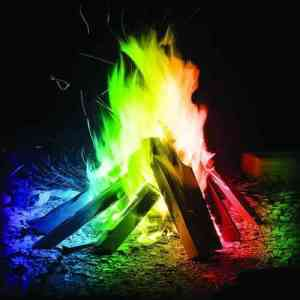
//> input picture Manipulação de Histogramas/Histograma/img2.jpg, 300 x 300 px
$ ./main   (built with g++ and OpenCV 4)
//> lines starting //> are read from the running program, lines starting //| are printed output that depends on the picture
#include "opencv2/highgui.hpp"
#include "opencv2/imgcodecs.hpp"
#include "opencv2/imgproc.hpp"
#include <algorithm>
#include <iostream>

using namespace std;
using namespace cv;


int main(int argc, char **argv)
{
  Mat src;

  //lendo o arquivo
  src = imread("img2.jpg", 1);
//> src is the input picture: 300 rows x 300 cols, CV_8UC3; mean B, G, R 42.4, 61.9, 56.8

  if (src.empty())
  {
    return -1;
  }

  namedWindow("Imagem 1", WINDOW_NORMAL);
	moveWindow("Imagem 1", 0,0);
  imshow("Imagem 1", src);

  //dividindo os pixels da matriz em rgb
  vector<Mat> rgb;
  split(src, rgb);
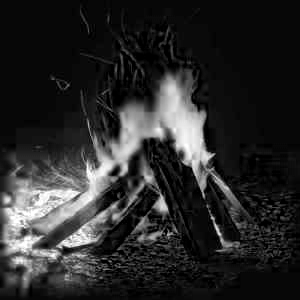
//> rgb[0]: 300 rows x 300 cols, CV_8UC1; min 0, max 255, mean 42.4
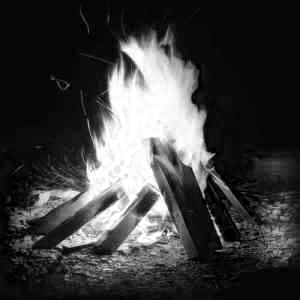
//> rgb[1]: 300 rows x 300 cols, CV_8UC1; min 0, max 255, mean 61.9
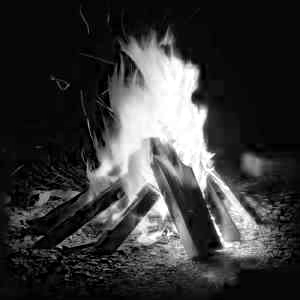
//> rgb[2]: 300 rows x 300 cols, CV_8UC1; min 0, max 255, mean 56.8

  //criando e preenchendo com bins com 0
  long double bin1[256];
  fill_n(bin1, 256, 0);
  long double bin2[256];
  fill_n(bin2, 256, 0);
  long double bin3[256];
  fill_n(bin3, 256, 0);

  //distribuindo nos bins os respectivos valores de r g e b
  for (int i = 0; i < rgb[1].rows * rgb[1].cols; i++)
  {
    bin1[(uint32_t)rgb[0].data[i]] += 1;
    bin2[(uint32_t)rgb[1].data[i]] += 1;
    bin3[(uint32_t)rgb[2].data[i]] += 1;
  }
//> after the loop, bin1 = 256 values, max 23367 at index 7, min 16 at index 253, mean 351.6; bin2 = 256 values, max 22930 at index 7, min 52 at index 198, mean 351.6; bin3 = 256 values, max 23259 at index 7, min 66 at index 151, mean 351.6

  //normalizando os bins
  for (int i = 0; i < 256; i++)
  {
    bin1[i] = bin1[i] / (*max_element(bin1, bin1 + 256));
    bin2[i] = bin2[i] / (*max_element(bin2, bin2 + 256));
    bin3[i] = bin3[i] / (*max_element(bin3, bin3 + 256));
  }
//> after the loop, bin1 = 256 values, max 1 at index 7, min 0.0263 at index 1, mean 0.634; bin2 = 256 values, max 1 at index 7, min 0.00981 at index 1, mean 0.117; bin3 = 256 values, max 1 at index 7, min 0.0181 at index 1, mean 0.135

  //gerando o histograma
  Mat plot = Mat::zeros(255, 255, CV_8UC3);

  for (int i = 0; i < 255; i++)
  {
    line(plot, Point(i, 255.00 * (1 - bin1[i])), Point(i + 1, 255.00 * (1 - bin1[i + 1])), Scalar(0, 0, 255), 2, 8, 0);
    line(plot, Point(i, 255.00 * (1 - bin2[i])), Point(i + 1, 255.00 * (1 - bin2[i + 1])), Scalar(0, 255, 0), 2, 8, 0);
    line(plot, Point(i, 255.00 * (1 - bin3[i])), Point(i + 1, 255.00 * (1 - bin3[i + 1])), Scalar(255, 0, 0), 2, 8, 0);
  }
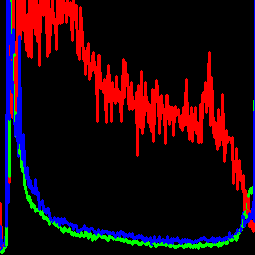
//> plot: 255 rows x 255 cols, CV_8UC3; mean B, G, R 14.3, 6.1, 34.4

  namedWindow("Histograma Imagem 1", WINDOW_NORMAL);
	moveWindow("Histograma Imagem 1", 0,370);
  imshow("Histograma Imagem 1", plot);
  waitKey(0);
  return 0;
}
